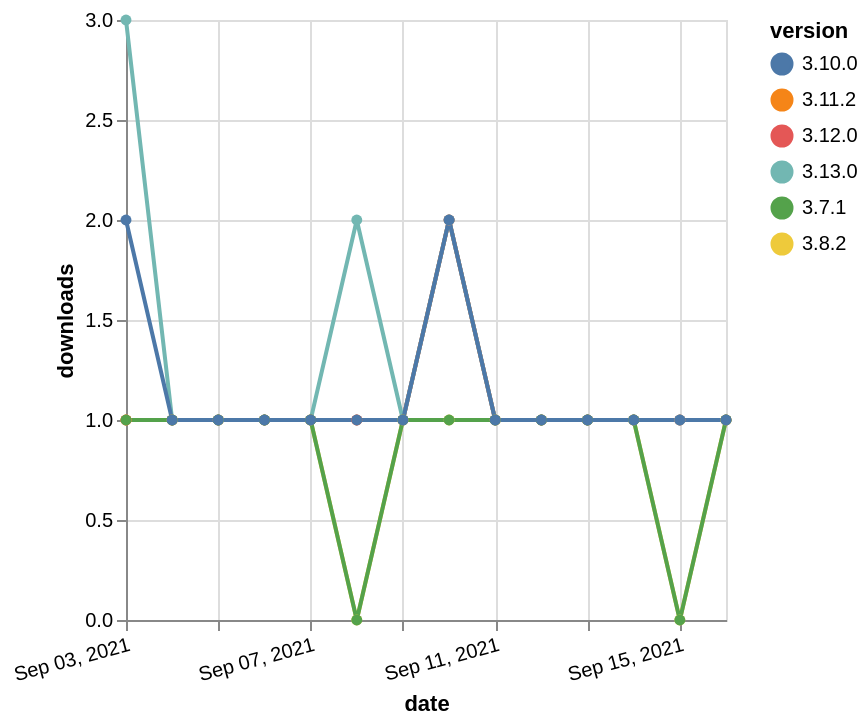

Source (Vega-Lite JSON):
### Vega-Lite specification from a JSON file in a GitHub repository (floating-point values rounded to 4 significant figures)
{"$schema": "https://vega.github.io/schema/vega-lite/v5.json", "description": "A simple bar chart with embedded data.", "data": {"values": [{"date": "2021-09-03", "total": 143, "delta": 1, "version": "3.11.2"}, {"date": "2021-09-04", "total": 144, "delta": 1, "version": "3.11.2"}, {"date": "2021-09-05", "total": 145, "delta": 1, "version": "3.11.2"}, {"date": "2021-09-06", "total": 146, "delta": 1, "version": "3.11.2"}, {"date": "2021-09-07", "total": 147, "delta": 1, "version": "3.11.2"}, {"date": "2021-09-08", "total": 148, "delta": 1, "version": "3.11.2"}, {"date": "2021-09-09", "total": 149, "delta": 1, "version": "3.11.2"}, {"date": "2021-09-10", "total": 151, "delta": 2, "version": "3.11.2"}, {"date": "2021-09-11", "total": 152, "delta": 1, "version": "3.11.2"}, {"date": "2021-09-12", "total": 153, "delta": 1, "version": "3.11.2"}, {"date": "2021-09-13", "total": 154, "delta": 1, "version": "3.11.2"}, {"date": "2021-09-14", "total": 155, "delta": 1, "version": "3.11.2"}, {"date": "2021-09-15", "total": 156, "delta": 1, "version": "3.11.2"}, {"date": "2021-09-16", "total": 157, "delta": 1, "version": "3.11.2"}, {"date": "2021-09-03", "total": 176, "delta": 1, "version": "3.8.2"}, {"date": "2021-09-04", "total": 177, "delta": 1, "version": "3.8.2"}, {"date": "2021-09-05", "total": 178, "delta": 1, "version": "3.8.2"}, {"date": "2021-09-06", "total": 179, "delta": 1, "version": "3.8.2"}, {"date": "2021-09-07", "total": 180, "delta": 1, "version": "3.8.2"}, {"date": "2021-09-08", "total": 180, "delta": 0, "version": "3.8.2"}, {"date": "2021-09-09", "total": 181, "delta": 1, "version": "3.8.2"}, {"date": "2021-09-10", "total": 182, "delta": 1, "version": "3.8.2"}, {"date": "2021-09-11", "total": 183, "delta": 1, "version": "3.8.2"}, {"date": "2021-09-12", "total": 184, "delta": 1, "version": "3.8.2"}, {"date": "2021-09-13", "total": 185, "delta": 1, "version": "3.8.2"}, {"date": "2021-09-14", "total": 186, "delta": 1, "version": "3.8.2"}, {"date": "2021-09-15", "total": 186, "delta": 0, "version": "3.8.2"}, {"date": "2021-09-16", "total": 187, "delta": 1, "version": "3.8.2"}, {"date": "2021-09-03", "total": 164, "delta": 1, "version": "3.12.0"}, {"date": "2021-09-04", "total": 165, "delta": 1, "version": "3.12.0"}, {"date": "2021-09-05", "total": 166, "delta": 1, "version": "3.12.0"}, {"date": "2021-09-06", "total": 167, "delta": 1, "version": "3.12.0"}, {"date": "2021-09-07", "total": 168, "delta": 1, "version": "3.12.0"}, {"date": "2021-09-08", "total": 169, "delta": 1, "version": "3.12.0"}, {"date": "2021-09-09", "total": 170, "delta": 1, "version": "3.12.0"}, {"date": "2021-09-10", "total": 172, "delta": 2, "version": "3.12.0"}, {"date": "2021-09-11", "total": 173, "delta": 1, "version": "3.12.0"}, {"date": "2021-09-12", "total": 174, "delta": 1, "version": "3.12.0"}, {"date": "2021-09-13", "total": 175, "delta": 1, "version": "3.12.0"}, {"date": "2021-09-14", "total": 176, "delta": 1, "version": "3.12.0"}, {"date": "2021-09-15", "total": 177, "delta": 1, "version": "3.12.0"}, {"date": "2021-09-16", "total": 178, "delta": 1, "version": "3.12.0"}, {"date": "2021-09-03", "total": 116, "delta": 3, "version": "3.13.0"}, {"date": "2021-09-04", "total": 117, "delta": 1, "version": "3.13.0"}, {"date": "2021-09-05", "total": 118, "delta": 1, "version": "3.13.0"}, {"date": "2021-09-06", "total": 119, "delta": 1, "version": "3.13.0"}, {"date": "2021-09-07", "total": 120, "delta": 1, "version": "3.13.0"}, {"date": "2021-09-08", "total": 122, "delta": 2, "version": "3.13.0"}, {"date": "2021-09-09", "total": 123, "delta": 1, "version": "3.13.0"}, {"date": "2021-09-10", "total": 125, "delta": 2, "version": "3.13.0"}, {"date": "2021-09-11", "total": 126, "delta": 1, "version": "3.13.0"}, {"date": "2021-09-12", "total": 127, "delta": 1, "version": "3.13.0"}, {"date": "2021-09-13", "total": 128, "delta": 1, "version": "3.13.0"}, {"date": "2021-09-14", "total": 129, "delta": 1, "version": "3.13.0"}, {"date": "2021-09-15", "total": 130, "delta": 1, "version": "3.13.0"}, {"date": "2021-09-16", "total": 131, "delta": 1, "version": "3.13.0"}, {"date": "2021-09-03", "total": 212, "delta": 1, "version": "3.7.1"}, {"date": "2021-09-04", "total": 213, "delta": 1, "version": "3.7.1"}, {"date": "2021-09-05", "total": 214, "delta": 1, "version": "3.7.1"}, {"date": "2021-09-06", "total": 215, "delta": 1, "version": "3.7.1"}, {"date": "2021-09-07", "total": 216, "delta": 1, "version": "3.7.1"}, {"date": "2021-09-08", "total": 216, "delta": 0, "version": "3.7.1"}, {"date": "2021-09-09", "total": 217, "delta": 1, "version": "3.7.1"}, {"date": "2021-09-10", "total": 218, "delta": 1, "version": "3.7.1"}, {"date": "2021-09-11", "total": 219, "delta": 1, "version": "3.7.1"}, {"date": "2021-09-12", "total": 220, "delta": 1, "version": "3.7.1"}, {"date": "2021-09-13", "total": 221, "delta": 1, "version": "3.7.1"}, {"date": "2021-09-14", "total": 222, "delta": 1, "version": "3.7.1"}, {"date": "2021-09-15", "total": 222, "delta": 0, "version": "3.7.1"}, {"date": "2021-09-16", "total": 223, "delta": 1, "version": "3.7.1"}, {"date": "2021-09-03", "total": 168, "delta": 2, "version": "3.10.0"}, {"date": "2021-09-04", "total": 169, "delta": 1, "version": "3.10.0"}, {"date": "2021-09-05", "total": 170, "delta": 1, "version": "3.10.0"}, {"date": "2021-09-06", "total": 171, "delta": 1, "version": "3.10.0"}, {"date": "2021-09-07", "total": 172, "delta": 1, "version": "3.10.0"}, {"date": "2021-09-08", "total": 173, "delta": 1, "version": "3.10.0"}, {"date": "2021-09-09", "total": 174, "delta": 1, "version": "3.10.0"}, {"date": "2021-09-10", "total": 176, "delta": 2, "version": "3.10.0"}, {"date": "2021-09-11", "total": 177, "delta": 1, "version": "3.10.0"}, {"date": "2021-09-12", "total": 178, "delta": 1, "version": "3.10.0"}, {"date": "2021-09-13", "total": 179, "delta": 1, "version": "3.10.0"}, {"date": "2021-09-14", "total": 180, "delta": 1, "version": "3.10.0"}, {"date": "2021-09-15", "total": 181, "delta": 1, "version": "3.10.0"}, {"date": "2021-09-16", "total": 182, "delta": 1, "version": "3.10.0"}]}, "width": "container", "mark": {"type": "line", "point": {"filled": true}}, "encoding": {"x": {"field": "date", "type": "temporal", "timeUnit": "yearmonthdate", "title": "date", "axis": {"labelAngle": -15}}, "y": {"field": "delta", "type": "quantitative", "title": "downloads"}, "color": {"field": "version", "type": "nominal"}, "tooltip": {"field": "delta"}}}
